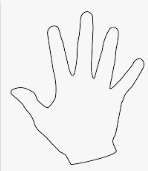
#> input picture 9. convex_hull_detection/Hand.png, 148 x 171 px
$ python convex_hull_detection.py
#> lines starting #> are read from the running program, lines starting #| are printed output that depends on the picture; after the words box and inside, x2 and y2 are one past the last pixel; in counts of white or black regions, pixels touching at a corner belong together
import cv2
import matplotlib.pyplot as plt
image = cv2.imread('Hand.png')
#> image is the input picture: shape (171, 148, 3); min 1, max 247, mean 241.9
original_image = image.copy()
gray = cv2.cvtColor(image,cv2.COLOR_BGR2GRAY)
edges = cv2.Canny(gray, 50,200)
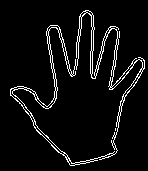
#> edges: shape (171, 148); 5.7% white in thin lines or dots, all inside (x1, y1, x2, y2) = (10, 10, 145, 166)
contours, hierarchy= cv2.findContours(edges.copy(), cv2.RETR_EXTERNAL, cv2.CHAIN_APPROX_NONE)
#> contours = 2 contours, 1 with area under 20; largest, box (x1, y1, x2, y2) and area: (10, 10, 145, 166) 9516
for cnt in contours:
    hull = cv2.convexHull(cnt)
    cv2.drawContours(image, [hull],0,(0,255,0),2)
#> this loop made 2 passes
#> hull on pass 1: [[119, 37], [119, 31]]
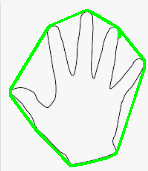
#> image: shape (171, 148, 3); 5.31% of pixels changed, all inside (x1, y1, x2, y2) = (9, 9, 146, 167)
fig = plt.figure(figsize=(7, 5))
fig.suptitle('CONVEX HULL DETECTION', fontsize=16)
rows = 1
columns = 2
fig.add_subplot(rows, columns, 1)
plt.imshow(original_image, cmap='Greys_r')
plt.axis('off')
plt.title("Input Image")
fig.add_subplot(rows, columns, 2)
plt.imshow(image, cmap='Greys_r')
plt.axis('off')
plt.title("Output Image")
plt.show()
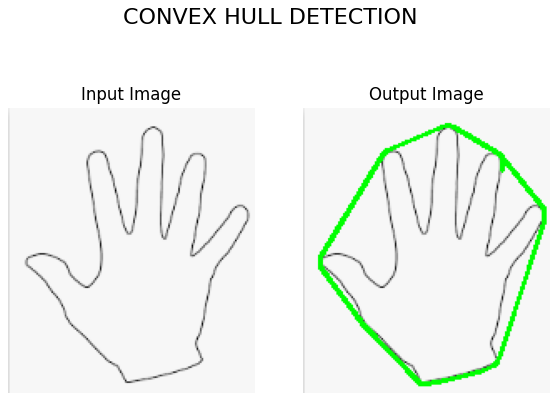
#> figure drawn by matplotlib, 2 panels
